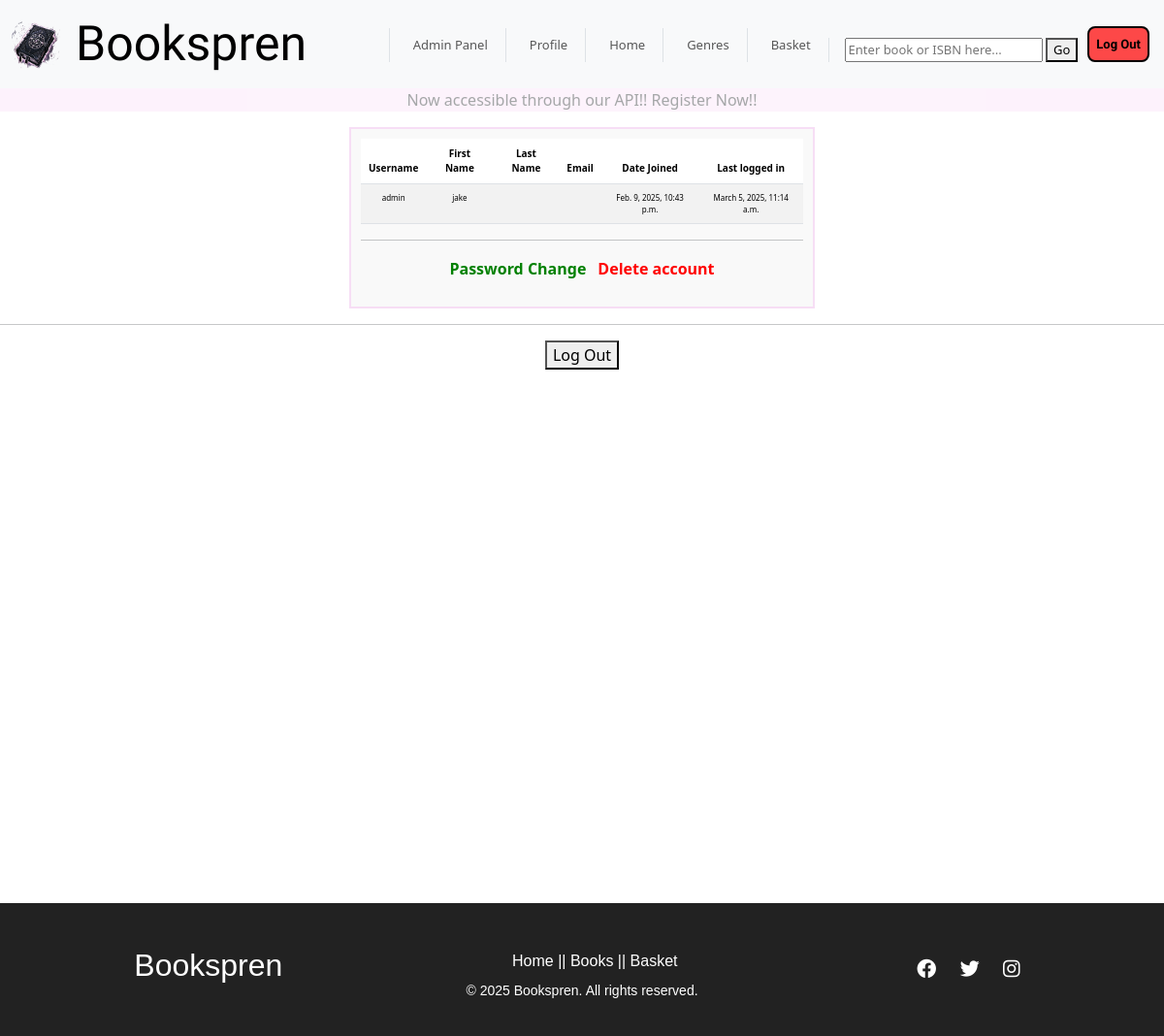
Before: /myaccounts/profile_page/ (signed in) with the older database file.
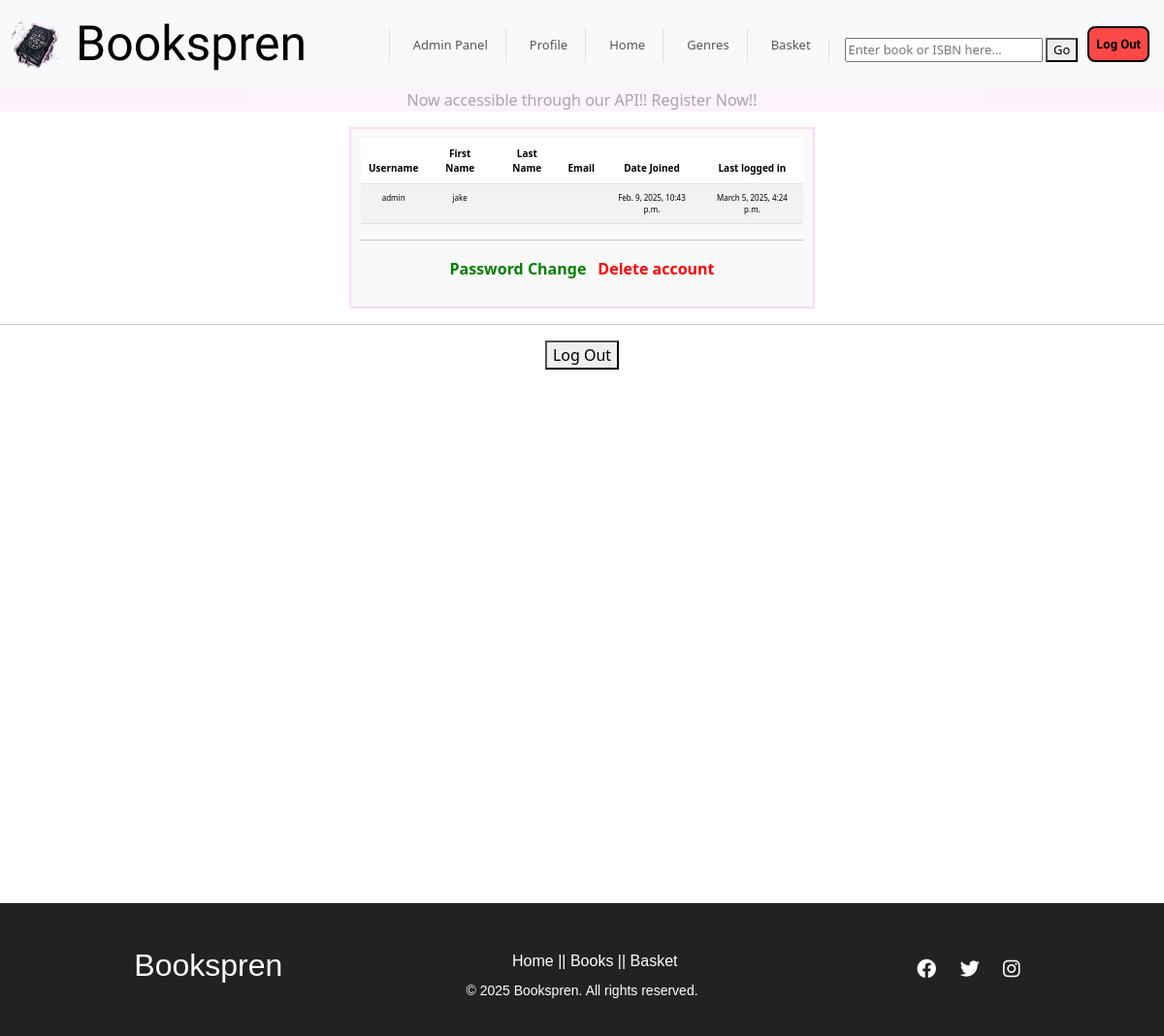
After: the same page with the newer database file.
### apps/accounts/models.py (models this page shows, shortened)
class CustomUser(AbstractUser):
    pass

### apps/accounts/views.py (the view)
# urls.py: path("profile_page/", views.profile_page_view, name="profile"),
@login_required
def profile_page_view(request):
    if request.method == "POST":
        user = request.user
        user.delete()  # Deletes the user from the database
        logout(request)  # Logs the user out after deletion
        messages.success(request, "Your account has been deleted.")
        return redirect("home")  # Redirect to the homepage or another page
    return render(request, 'profile_page.html')

### apps/accounts/templates/profile_page.html (shortened to what this page needs)
{% extends 'base.html' %}
{% load static %}
{% block content %}
<div class="profile-div">
    <div class="profile-card">
        <table class="table table-striped profile-table">
            <thead style="font-size: 10px">
                <tr>
                    <th>Username</th><th>First Name</th><th>Last Name</th><th>Email</th><th>Date Joined</th><th>Last logged in</th>
                </tr>
        </thead>
        <tbody style="font-size: 8px;">
            <tr>
                <td>{{ user.username }}</td>
                <td>{{ user.first_name }}</td>
                <td>{{ user.last_name }}</td>
                <td>{{ user.email }}</td>
                <td>{{ user.date_joined }}</td>
                <td>{{ user.last_login }}</td>
            </tr>
        </tbody>
        </table>
        <hr>
        <button class="profile-change-button"><a href="{% url 'password_change' %}">Password Change</a></p>
        <form action ={% url 'profile'%} method="post">
            <button class="profile-delete-button" type="submit">Delete account</button>
        </form>
    </div>
<hr>
    <form action="{% url 'logout' %}" method="post">
        <button class="button" type="submit">Log Out</button>
      </form>
</div>
{% endblock %}

Changed rows visible on the page:
changed CustomUser "admin": last_login "March 5, 2025, 11:14 a.m." → "March 5, 2025, 4:24 p.m."
